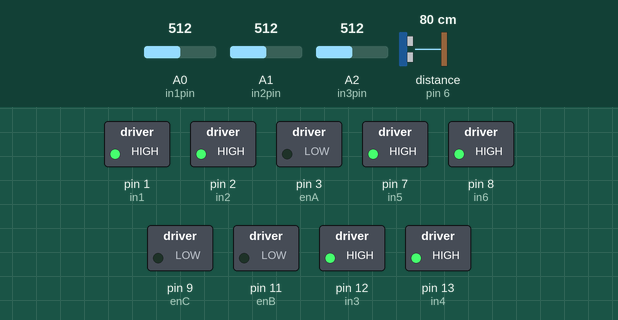
Bench run of a sketch on a simulated Arduino Uno, built with avr-gcc and run on an emulated ATmega328P. Parts: switched loads named in the sketch (green lamp = pin HIGH). The test bench sets the inputs (shaded band); at power-on: A1 (in2pin) = 512, A0 (in1pin) = 512, A2 (in3pin) = 512, distance to the obstacle (sensor on pin 6) 80 cm. The echo pulse lasts 58.3 µs per cm; pins used as bus, display or sensor lines are not drawn.

Above: at 1.2 s.
1.3 s: A1 (in2pin) set to 525
At 2.5 s:
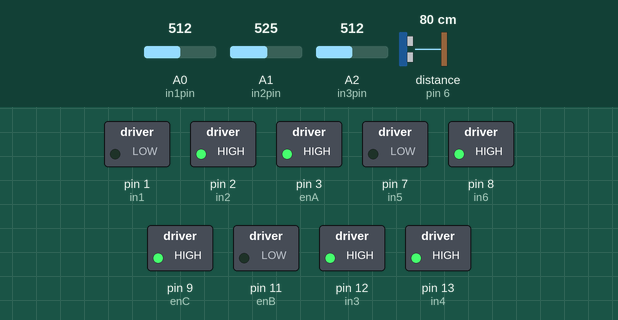
4.3 s: A0 (in1pin) set to 523
At 5.0 s:
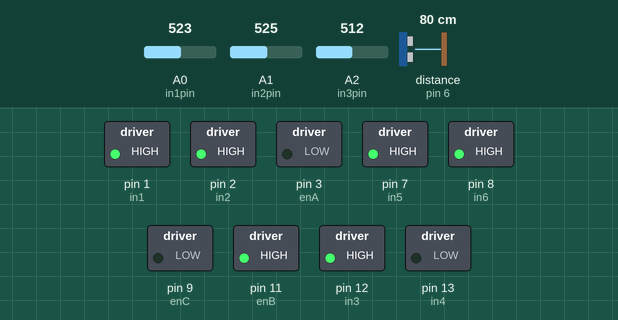
Timing chart, 0 to 7.3 s (numbered marks = the images above; inputs shaded):
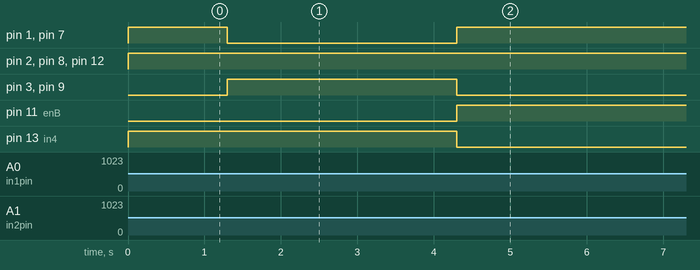

The sketch:

L298N_Motor_Code.ino
```cpp
const int enA = 3, enB = 11, enC = 9;
const int in1 = 1, in2 = 2, in3 = 12, in4 = 13, in5 = 7, in6 = 8;
const int trigPin = 5, echoPin = 6;
const int in1pin = A0, in2pin = A1, in3pin = A2; //input data
long duration;
int distance;

void setup() {
  pinMode(enA, OUTPUT);
  pinMode(in1, OUTPUT);
  pinMode(in2, OUTPUT);
  pinMode(enC, OUTPUT);
  pinMode(in5, OUTPUT);
  pinMode(in6, OUTPUT);
  pinMode(enB, OUTPUT);
  pinMode(in3, OUTPUT);
  pinMode(in4, OUTPUT);
  pinMode(in1pin, INPUT); //input signal from stm32 to arduino
  pinMode(in2pin, INPUT);
  pinMode(in3pin, INPUT);
  pinMode(trigPin, OUTPUT); // Sets the trigPin as an Output
  pinMode(echoPin, INPUT); // Sets the echoPin as an Input


  // power up logic outputs
  digitalWrite(in1, LOW);
  digitalWrite(in2, LOW);
  analogWrite(enA, 0);
  digitalWrite(in5, LOW);
  digitalWrite(in6, LOW);
  analogWrite(enC, 0);
}

void forward(int IN1, int IN2, int en) {
  digitalWrite(IN1, HIGH);
  digitalWrite(IN2, LOW);
  analogWrite(en, 255);
}


void reverse(int IN1, int IN2, int en) {
  digitalWrite(IN1, LOW);
  digitalWrite(IN2, HIGH);
  analogWrite(en, 255);
}


int AnalogtoDigital(int analogPin) {
  int value = analogRead(analogPin);  // Read the analog input
  // Convert the analog value to digital (0 or 1)
  if (value > 512) {
    return 1;  // High signal (greater than 512 is considered HIGH)
  } else {
    return 0;  // Low signal (less than or equal to 512 is considered LOW)
  }
}

int ReadInput(){
  int input1 = AnalogtoDigital(in1pin);
  int input2 = AnalogtoDigital(in2pin);
  int input3 = AnalogtoDigital(in3pin);
  int inputCombination = (input1 << 2) | (input2 << 1) | input3;
  return inputCombination;
}

void ConveyorForward(){
  forward(in1, in2, enA);
  forward(in5, in6, enC);
  delay(1500);
  ConveyorStop();
}

void ConveyorReverse(){
  reverse(in1, in2, enA);
  reverse(in5, in6, enC);
  delay(1500);
  ConveyorStop();
}

void ConveyorStop(){
  digitalWrite(in1, HIGH);
  digitalWrite(in2, HIGH);
  analogWrite(enA, 0);
  digitalWrite(in5, HIGH);
  digitalWrite(in6, HIGH);
  analogWrite(enC, 0);
}

void Up(){
  forward(in3, in4, enB);
}

void Down(){
  reverse(in3, in4, enB);
}

void RestVertical(){
  digitalWrite(in3, HIGH);
  digitalWrite(in4, HIGH);
  analogWrite(enB, 0);
}

void CheckSensorUp() {
  while (1) {
    digitalWrite(trigPin, LOW);
    delayMicroseconds(2);
    digitalWrite(trigPin, HIGH);
    delayMicroseconds(10);
    digitalWrite(trigPin, LOW);

    duration = pulseIn(echoPin, HIGH, 30000); // timeout after 30ms (max 5 meters)
    distance = (duration * 0.0343) / 2;

    // Ignore invalid readings
    if (distance < 3 || distance > 40) {
    }

    // Return if object is too close or too far
    else if (distance >= 26) {
      return;
    }

    delay(50); // Reduce polling rate
  }
}

void CheckSensorDown() {
  while (1) {
    digitalWrite(trigPin, LOW);
    delayMicroseconds(2);
    digitalWrite(trigPin, HIGH);
    delayMicroseconds(10);
    digitalWrite(trigPin, LOW);

    duration = pulseIn(echoPin, HIGH, 30000); // timeout after 30ms (max 5 meters)
    distance = (duration * 0.0343) / 2;

    // Ignore invalid readings
    if (distance < 2 || distance > 40) {
    }

    // Return if object is too close or too far
    else if (distance <= 4) {
      return;
    }

    delay(50); // Reduce polling rate
  }
}
/*
Input 1 2 3
      0 0 0 -> Nothing moving
      0 0 1 -> Conveyor forward
      0 1 0 -> Conveyor reverse
      0 1 1 -> Down
      1 0 0 -> Rest vertical
      1 0 1 -> Down until sensor
      1 1 0 -> Up until sensor
      1 1 1 -> Up


*/
//int signal = 0b111;
void loop() {

  int signal = ReadInput();
  switch(signal) {
    case 0b000: // 000
      ConveyorStop();
      RestVertical();
      break;
    case 0b001: // 001
      ConveyorForward();
      RestVertical();
      break;
    case 0b010: // 010
      ConveyorReverse();
      RestVertical();
      break;
    case 0b011: // 011
      reverse(in3, in4, enB);
      break;
    case 0b100: // 100
      RestVertical();
      ConveyorStop();
      break;
    case 0b101: // 101
      Down();
      CheckSensorDown();
      RestVertical();
      break;
    case 0b110: // 110
      Up();
      CheckSensorUp();
      RestVertical();
      break;
    case 0b111: // 111
      forward(in3, in4, enB);
      break;
    default:
      break;
  }
  //signal=0b000;
 }
```

Measured:
- the behaviour switches between 512 and 513 on A1 (in2pin) (found by bisection; images 0 and 1)
- the behaviour switches between 512 and 513 on A0 (in1pin) (found by bisection; images 1 and 2)
- after the input at 1.3 s, pin 1 (in1), pin 7 (in5): HIGH → LOW at once; pin 3 (enA), pin 9 (enC): LOW → HIGH at once
- after the input at 4.3 s, pin 1 (in1), pin 7 (in5), pin 11 (enB): LOW → HIGH at once; pin 3 (enA), pin 9 (enC), pin 13 (in4): HIGH → LOW at once
